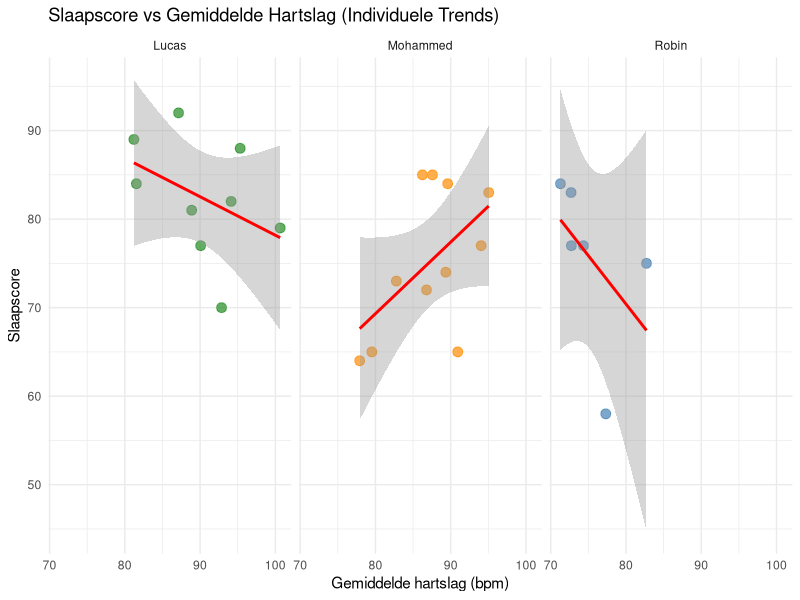
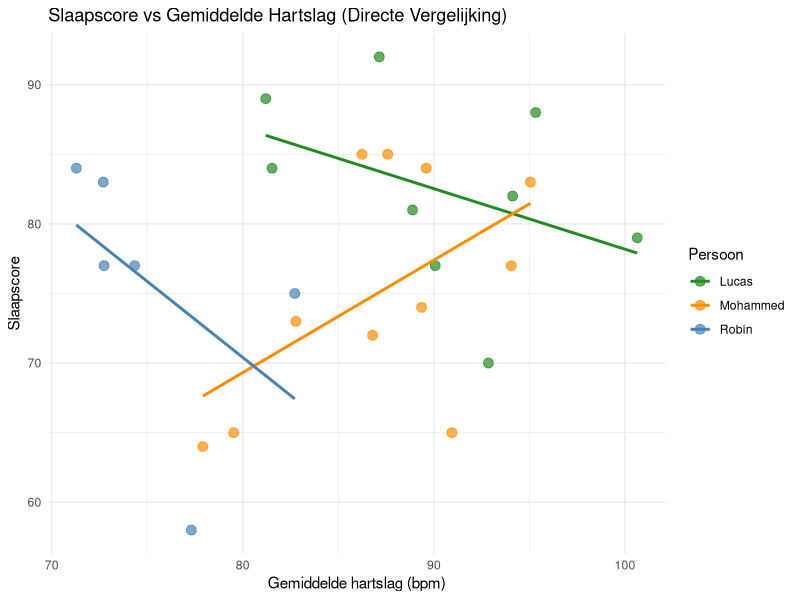
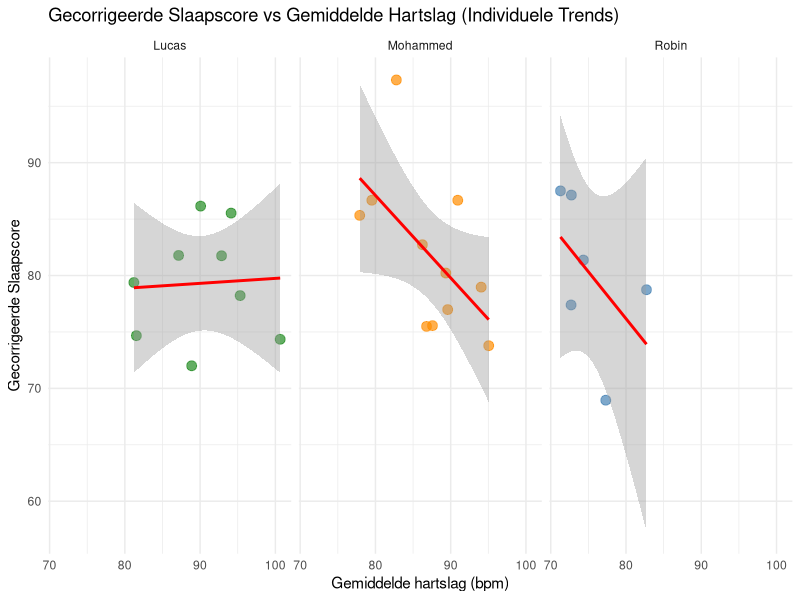
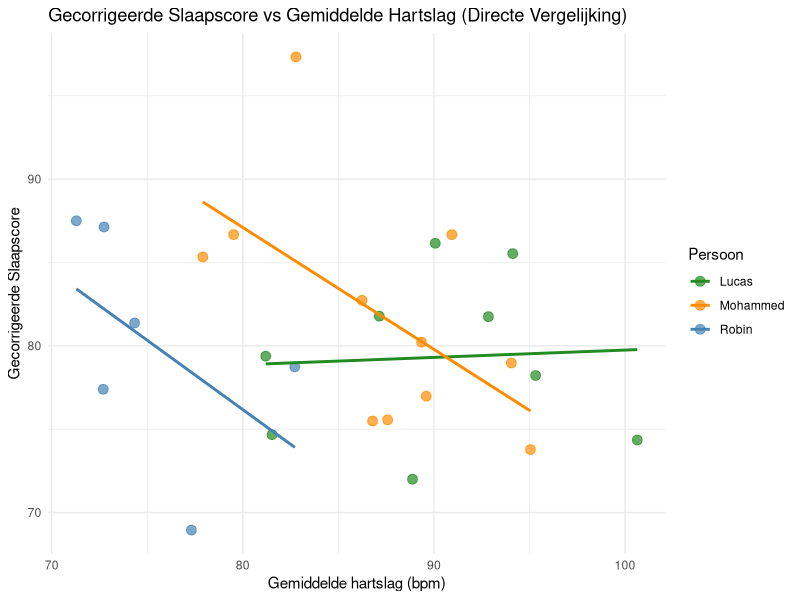
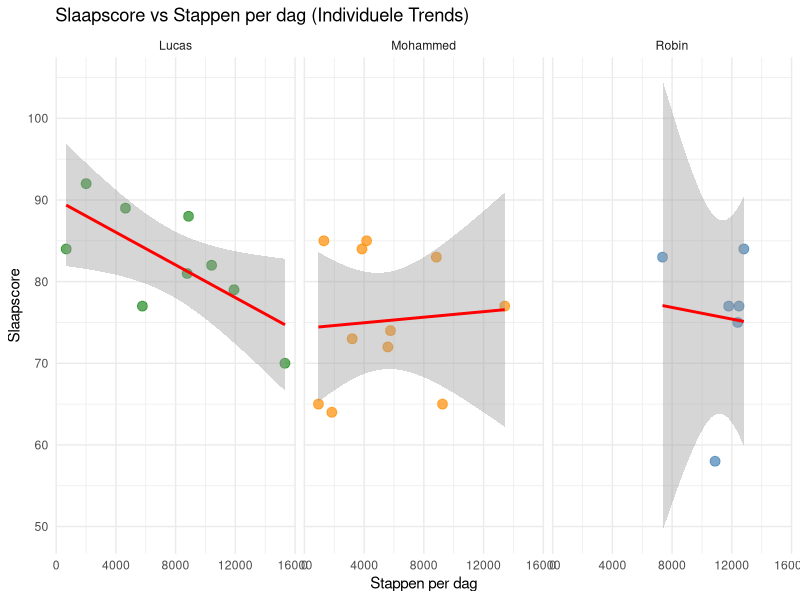
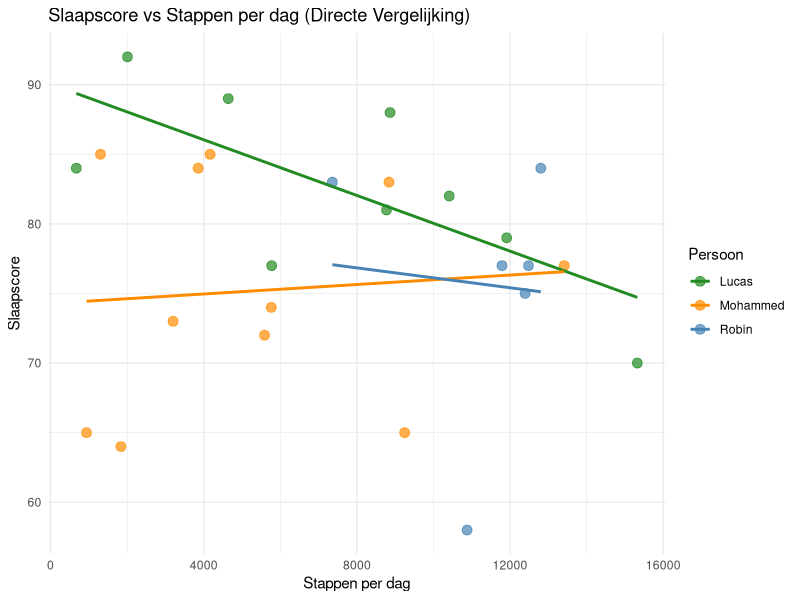
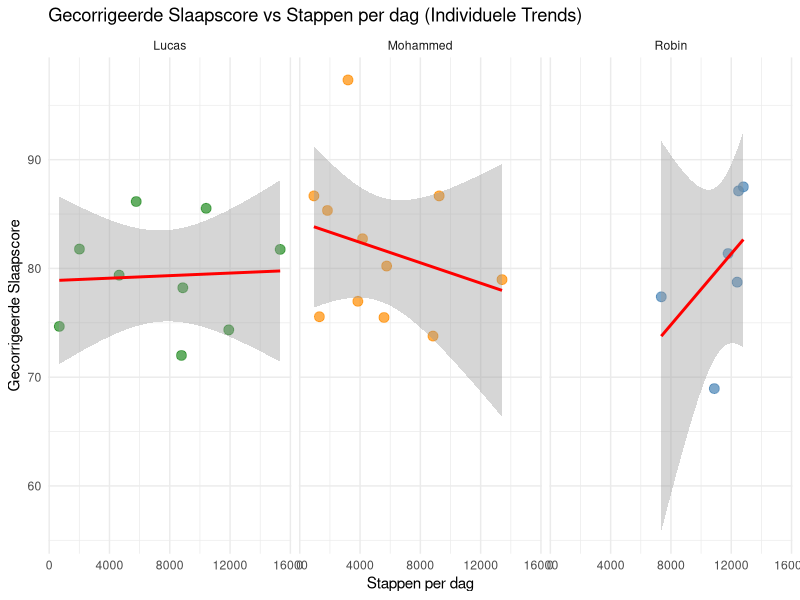
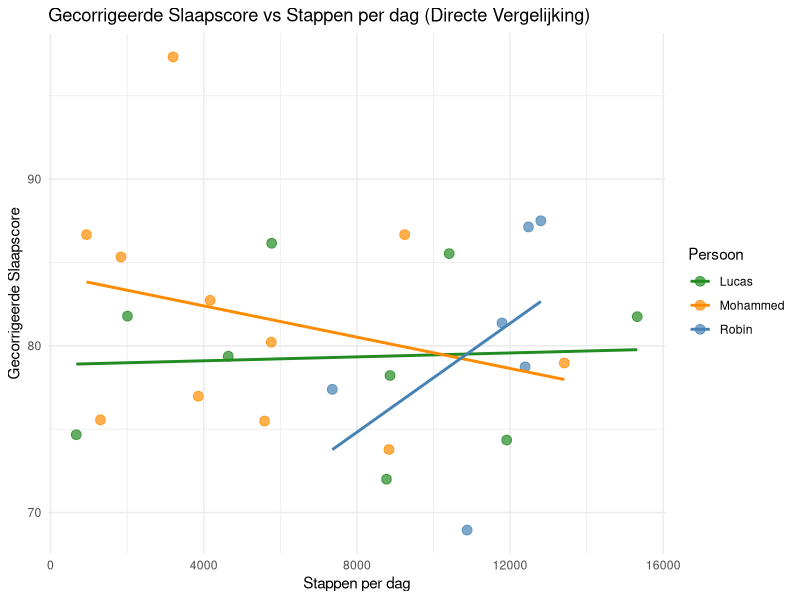

Source code (R) for these figures, in order:
## ---- chunk 1
library(ggplot2)
## ---- chunk 2
df_all <- read.csv("analysis/data/combined_filetered/combined_data_filtered.csv")
## ---- chunk 3
cat("--- Gemiddelde Slaapscore per persoon ---\n")
aggregate(sleep_score ~ naam, data = df_all, FUN = mean)

cat("\n--- Gemiddelde Hartslag per persoon ---\n")
aggregate(average_heart_rate ~ naam, data = df_all, FUN = mean)

cat("\n--- Gemiddelde Stappen per persoon ---\n")
aggregate(total_steps ~ naam, data = df_all, FUN = mean)
## ---- chunk 4
ggplot(df_all, aes(x = average_heart_rate, y = sleep_score, color = naam)) +
  geom_point(size = 3, alpha = 0.7) +
  geom_smooth(method = "lm", color = "red", se = TRUE) + # se = TRUE voor de grijze vlakken
  facet_wrap(~ naam) + # Dit zet ze netjes naast elkaar
  scale_color_manual(values = c("Robin" = "steelblue", "Mohammed" = "darkorange", "Lucas" = "forestgreen")) +
  labs(title = "Slaapscore vs Gemiddelde Hartslag (Individuele Trends)",
       x = "Gemiddelde hartslag (bpm)",
       y = "Slaapscore") +
  theme_minimal() +
  theme(legend.position = "none") # Legenda is hier overbodig door de titels boven de panelen
## ---- chunk 5
ggplot(df_all, aes(x = average_heart_rate, y = sleep_score, color = naam)) +
  geom_point(size = 3, alpha = 0.7) +
  geom_smooth(method = "lm", se = FALSE) + # se = FALSE haalt de chaos van de grijze vlakken weg
  scale_color_manual(values = c("Robin" = "steelblue", "Mohammed" = "darkorange", "Lucas" = "forestgreen")) +
  labs(title = "Slaapscore vs Gemiddelde Hartslag (Directe Vergelijking)",
       x = "Gemiddelde hartslag (bpm)",
       y = "Slaapscore",
       color = "Persoon") +
  theme_minimal() +
  theme(legend.position = "right") # Legenda aan de rechterkant om de kleuren te onderscheiden
## ---- chunk 6
ggplot(df_all, aes(x = average_heart_rate, y = corrected_sleep_score, color = naam)) +
  geom_point(size = 3, alpha = 0.7) +
  geom_smooth(method = "lm", color = "red", se = TRUE) + # se = TRUE voor de grijze vlakken
  facet_wrap(~ naam) + # Dit zet ze netjes naast elkaar
  scale_color_manual(values = c("Robin" = "steelblue", "Mohammed" = "darkorange", "Lucas" = "forestgreen")) +
  labs(title = "Gecorrigeerde Slaapscore vs Gemiddelde Hartslag (Individuele Trends)",
       x = "Gemiddelde hartslag (bpm)",
       y = "Gecorrigeerde Slaapscore") +
  theme_minimal() +
  theme(legend.position = "none") # Legenda is hier overbodig door de titels boven de panelen
## ---- chunk 7
ggplot(df_all, aes(x = average_heart_rate, y = corrected_sleep_score, color = naam)) +
  geom_point(size = 3, alpha = 0.7) +
  geom_smooth(method = "lm", se = FALSE) + # se = FALSE haalt de chaos van de grijze vlakken weg
  scale_color_manual(values = c("Robin" = "steelblue", "Mohammed" = "darkorange", "Lucas" = "forestgreen")) +
  labs(title = "Gecorrigeerde Slaapscore vs Gemiddelde Hartslag (Directe Vergelijking)",
       x = "Gemiddelde hartslag (bpm)",
       y = "Gecorrigeerde Slaapscore",
       color = "Persoon") +
  theme_minimal() +
  theme(legend.position = "right") # Legenda aan de rechterkant om de kleuren te onderscheiden
## ---- chunk 8
ggplot(df_all, aes(x = total_steps, y = sleep_score, color = naam)) +
  geom_point(size = 3, alpha = 0.7) +
  geom_smooth(method = "lm", color = "red", se = TRUE) + # se = TRUE voor de grijze vlakken
  facet_wrap(~ naam) + # Dit zet ze netjes naast elkaar
  scale_color_manual(values = c("Robin" = "steelblue", "Mohammed" = "darkorange", "Lucas" = "forestgreen")) +
  labs(title = "Slaapscore vs Stappen per dag (Individuele Trends)",
       x = "Stappen per dag",
       y = "Slaapscore") +
  theme_minimal() +
  theme(legend.position = "none") # Legenda is overbodig door de titels boven de panelen
## ---- chunk 9
ggplot(df_all, aes(x = total_steps, y = sleep_score, color = naam)) +
  geom_point(size = 3, alpha = 0.7) +
  geom_smooth(method = "lm", se = FALSE) + # se = FALSE haalt de chaos van de grijze vlakken weg
  scale_color_manual(values = c("Robin" = "steelblue", "Mohammed" = "darkorange", "Lucas" = "forestgreen")) +
  labs(title = "Slaapscore vs Stappen per dag (Directe Vergelijking)",
       x = "Stappen per dag",
       y = "Slaapscore",
       color = "Persoon") +
  theme_minimal() +
  theme(legend.position = "right") # Legenda aan de rechterkant om de kleuren te onderscheiden
## ---- chunk 10
ggplot(df_all, aes(x = total_steps, y = corrected_sleep_score, color = naam)) +
  geom_point(size = 3, alpha = 0.7) +
  geom_smooth(method = "lm", color = "red", se = TRUE) + # se = TRUE voor de grijze vlakken
  facet_wrap(~ naam) + # Dit zet ze netjes naast elkaar
  scale_color_manual(values = c("Robin" = "steelblue", "Mohammed" = "darkorange", "Lucas" = "forestgreen")) +
  labs(title = "Gecorrigeerde Slaapscore vs Stappen per dag (Individuele Trends)",
       x = "Stappen per dag",
       y = "Gecorrigeerde Slaapscore") +
  theme_minimal() +
  theme(legend.position = "none") # Legenda is overbodig door de titels boven de panelen
## ---- chunk 11
ggplot(df_all, aes(x = total_steps, y = corrected_sleep_score, color = naam)) +
  geom_point(size = 3, alpha = 0.7) +
  geom_smooth(method = "lm", se = FALSE) + # se = FALSE haalt de chaos van de grijze vlakken weg
  scale_color_manual(values = c("Robin" = "steelblue", "Mohammed" = "darkorange", "Lucas" = "forestgreen")) +
  labs(title = "Gecorrigeerde Slaapscore vs Stappen per dag (Directe Vergelijking)",
       x = "Stappen per dag",
       y = "Gecorrigeerde Slaapscore",
       color = "Persoon") +
  theme_minimal() +
  theme(legend.position = "right") # Legenda aan de rechterkant om de kleuren te onderscheiden
## ---- chunk 12
ggplot(df_all, aes(x = calories_burned, y = sleep_score, color = naam)) +
  geom_point(size = 3, alpha = 0.7) +
  geom_smooth(method = "lm", color = "red", se = TRUE) + # se = TRUE voor de grijze vlakken
  facet_wrap(~ naam) + # Dit zet ze netjes naast elkaar
  scale_color_manual(values = c("Robin" = "steelblue", "Mohammed" = "darkorange", "Lucas" = "forestgreen")) +
  labs(title = "Slaapscore vs Verbrande Calorieën (Individuele Trends)",
       x = "Verbrande calorieën (kcal)",
       y = "Slaapscore") +
  theme_minimal() +
  theme(legend.position = "none") # Legenda is overbodig door de titels boven de panelen
## ---- chunk 13
ggplot(df_all, aes(x = calories_burned, y = sleep_score, color = naam)) +
  geom_point(size = 3, alpha = 0.7) +
  geom_smooth(method = "lm", se = FALSE) + # se = FALSE haalt de chaos van de grijze vlakken weg
  scale_color_manual(values = c("Robin" = "steelblue", "Mohammed" = "darkorange", "Lucas" = "forestgreen")) +
  labs(title = "Slaapscore vs Verbrande Calorieën (Directe Vergelijking)",
       x = "Verbrande calorieën (kcal)",
       y = "Slaapscore",
       color = "Persoon") +
  theme_minimal() +
  theme(legend.position = "right") # Legenda aan de rechterkant om de kleuren te onderscheiden
## ---- chunk 14
ggplot(df_all, aes(x = calories_burned, y = corrected_sleep_score, color = naam)) +
  geom_point(size = 3, alpha = 0.7) +
  geom_smooth(method = "lm", color = "red", se = TRUE) + # se = TRUE voor de grijze vlakken
  facet_wrap(~ naam) + # Dit zet ze netjes naast elkaar
  scale_color_manual(values = c("Robin" = "steelblue", "Mohammed" = "darkorange", "Lucas" = "forestgreen")) +
  labs(title = "Gecorrigeerde Slaapscore vs Verbrande Calorieën (Individuele Trends)",
       x = "Verbrande calorieën (kcal)",
       y = "Gecorrigeerde Slaapscore") +
  theme_minimal() +
  theme(legend.position = "none") # Legenda is overbodig door de titels boven de panelen
## ---- chunk 15
ggplot(df_all, aes(x = calories_burned, y = corrected_sleep_score, color = naam)) +
  geom_point(size = 3, alpha = 0.7) +
  geom_smooth(method = "lm", se = FALSE) + # se = FALSE haalt de chaos van de grijze vlakken weg
  scale_color_manual(values = c("Robin" = "steelblue", "Mohammed" = "darkorange", "Lucas" = "forestgreen")) +
  labs(title = "Gecorrigeerde Slaapscore vs Verbrande Calorieën (Directe Vergelijking)",
       x = "Verbrande calorieën (kcal)",
       y = "Gecorrigeerde Slaapscore",
       color = "Persoon") +
  theme_minimal() +
  theme(legend.position = "right") # Legenda aan de rechterkant om de kleuren te onderscheiden
## ---- chunk 16
# Bereken het gemiddelde per persoon
scores_agg <- aggregate(sleep_score ~ naam, data = df_all, FUN = mean)

barplot(scores_agg$sleep_score,
        names.arg = scores_agg$naam,
        col       = c("forestgreen", "darkorange", "steelblue"), # Volgorde: Lucas, Mohammed, Robin
        main      = "Gemiddelde slaapscore per persoon",
        ylab      = "Slaapscore",
        ylim      = c(0, 100))
## ---- chunk 17
hr_agg <- aggregate(average_heart_rate ~ naam, data = df_all, FUN = mean)

barplot(hr_agg$average_heart_rate,
        names.arg = hr_agg$naam,
        col       = c("forestgreen", "darkorange", "steelblue"), # Volgorde: Lucas, Mohammed, Robin
        main      = "Gemiddelde hartslag per persoon",
        ylab      = "Hartslag (bpm)",
        ylim      = c(0, 120))
